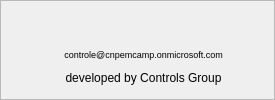
    <widget class="QFrame" name="frame_3">
     <property name="frameShape">
      <enum>QFrame::StyledPanel</enum>
     </property>
     <property name="frameShadow">
      <enum>QFrame::Raised</enum>
     </property>
     <layout class="QGridLayout" name="gridLayout_3">
      <item row="0" column="1" rowspan="3">
       <widget class="QLabel" name="label_3">
        <property name="text">
         <string>&lt;html&gt;&lt;head/&gt;&lt;body&gt;&lt;p&gt;&lt;img src=&quot;images/LNLS.png&quot;/&gt;&lt;/p&gt;&lt;/body&gt;&lt;/html&gt;</string>
        </property>
       </widget>
      </item>
      <item row="1" column="4">
       <widget class="QLabel" name="label_294">
        <property name="maximumSize">
         <size>
          <width>16777215</width>
          <height>15</height>
         </size>
        </property>
        <property name="palette">
         <palette>
          <active>
           <colorrole role="WindowText">
            <brush brushstyle="SolidPattern">
             <color alpha="255">
              <red>0</red>
              <green>0</green>
              <blue>255</blue>
             </color>
            </brush>
           </colorrole>
           <colorrole role="Button">
            <brush brushstyle="SolidPattern">
             <color alpha="255">
              <red>239</red>
              <green>235</green>
              <blue>231</blue>
             </color>
            </brush>
           </colorrole>
           <colorrole role="Light">
            <brush brushstyle="SolidPattern">
             <color alpha="255">
              <red>255</red>
              <green>255</green>
              <blue>255</blue>
             </color>
            </brush>
           </colorrole>
           <colorrole role="Midlight">
            <brush brushstyle="SolidPattern">
             <color alpha="255">
              <red>247</red>
              <green>245</green>
              <blue>243</blue>
             </color>
            </brush>
           </colorrole>
           <colorrole role="Dark">
            <brush brushstyle="SolidPattern">
             <color alpha="255">
              <red>119</red>
              <green>117</green>
              <blue>115</blue>
             </color>
            </brush>
           </colorrole>
           <colorrole role="Mid">
            <brush brushstyle="SolidPattern">
             <color alpha="255">
              <red>159</red>
              <green>157</green>
              <blue>154</blue>
             </color>
            </brush>
           </colorrole>
           <colorrole role="BrightText">
            <brush brushstyle="SolidPattern">
             <color alpha="255">
              <red>255</red>
              <green>255</green>
              <blue>255</blue>
             </color>
            </brush>
           </colorrole>
           <colorrole role="ButtonText">
            <brush brushstyle="SolidPattern">
             <color alpha="255">
              <red>0</red>
              <green>0</green>
              <blue>0</blue>
             </color>
            </brush>
           </colorrole>
           <colorrole role="Base">
            <brush brushstyle="SolidPattern">
             <color alpha="255">
              <red>255</red>
              <green>255</green>
              <blue>255</blue>
             </color>
            </brush>
           </colorrole>
           <colorrole role="Window">
            <brush brushstyle="SolidPattern">
             <color alpha="255">
              <red>239</red>
              <green>235</green>
              <blue>231</blue>
             </color>
            </brush>
           </colorrole>
           <colorrole role="Shadow">
            <brush brushstyle="SolidPattern">
             <color alpha="255">
              <red>0</red>
              <green>0</green>
              <blue>0</blue>
             </color>
            </brush>
           </colorrole>
           <colorrole role="AlternateBase">
            <brush brushstyle="SolidPattern">
             <color alpha="255">
              <red>247</red>
              <green>245</green>
              <blue>243</blue>
             </color>
            </brush>
           </colorrole>
           <colorrole role="ToolTipBase">
            <brush brushstyle="SolidPattern">
             <color alpha="255">
              <red>255</red>
              <green>255</green>
              <blue>220</blue>
             </color>
            </brush>
           </colorrole>
           <colorrole role="ToolTipText">
            <brush brushstyle="SolidPattern">
             <color alpha="255">
              <red>0</red>
              <green>0</green>
              <blue>0</blue>
             </color>
            </brush>
           </colorrole>
          </active>
          <inactive>
           <colorrole role="WindowText">
            <brush brushstyle="SolidPattern">
             <color alpha="255">
              <red>0</red>
              <green>0</green>
              <blue>0</blue>
             </color>
            </brush>
           </colorrole>
           <colorrole role="Button">
            <brush brushstyle="SolidPattern">
             <color alpha="255">
              <red>239</red>
              <green>235</green>
              <blue>231</blue>
             </color>
            </brush>
           </colorrole>
           <colorrole role="Light">
            <brush brushstyle="SolidPattern">
             <color alpha="255">
              <red>255</red>
              <green>255</green>
              <blue>255</blue>
             </color>
            </brush>
           </colorrole>
           <colorrole role="Midlight">
            <brush brushstyle="SolidPattern">
             <color alpha="255">
              <red>247</red>
              <green>245</green>
              <blue>243</blue>
             </color>
            </brush>
           </colorrole>
           <colorrole role="Dark">
            <brush brushstyle="SolidPattern">
             <color alpha="255">
              <red>119</red>
              <green>117</green>
              <blue>115</blue>
             </color>
            </brush>
           </colorrole>
           <colorrole role="Mid">
            <brush brushstyle="SolidPattern">
             <color alpha="255">
              <red>159</red>
              <green>157</green>
              <blue>154</blue>
             </color>
            </brush>
           </colorrole>
           <colorrole role="BrightText">
            <brush brushstyle="SolidPattern">
             <color alpha="255">
              <red>255</red>
              <green>255</green>
              <blue>255</blue>
             </color>
            </brush>
           </colorrole>
           <colorrole role="ButtonText">
            <brush brushstyle="SolidPattern">
             <color alpha="255">
              <red>0</red>
              <green>0</green>
              <blue>0</blue>
             </color>
            </brush>
           </colorrole>
           <colorrole role="Base">
            <brush brushstyle="SolidPattern">
             <color alpha="255">
              <red>255</red>
              <green>255</green>
              <blue>255</blue>
             </color>
            </brush>
           </colorrole>
           <colorrole role="Window">
            <brush brushstyle="SolidPattern">
             <color alpha="255">
              <red>239</red>
              <green>235</green>
              <blue>231</blue>
             </color>
            </brush>
           </colorrole>
           <colorrole role="Shadow">
            <brush brushstyle="SolidPattern">
             <color alpha="255">
              <red>0</red>
              <green>0</green>
              <blue>0</blue>
             </color>
            </brush>
           </colorrole>
           <colorrole role="AlternateBase">
            <brush brushstyle="SolidPattern">
             <color alpha="255">
              <red>247</red>
              <green>245</green>
              <blue>243</blue>
             </color>
            </brush>
           </colorrole>
           <colorrole role="ToolTipBase">
            <brush brushstyle="SolidPattern">
             <color alpha="255">
              <red>255</red>
              <green>255</green>
              <blue>220</blue>
             </color>
            </brush>
           </colorrole>
           <colorrole role="ToolTipText">
            <brush brushstyle="SolidPattern">
             <color alpha="255">
              <red>0</red>
              <green>0</green>
              <blue>0</blue>
             </color>
            </brush>
           </colorrole>
          </inactive>
          <disabled>
           <colorrole role="WindowText">
            <brush brushstyle="SolidPattern">
             <color alpha="255">
              <red>119</red>
              <green>117</green>
              <blue>115</blue>
             </color>
            </brush>
           </colorrole>
           <colorrole role="Button">
            <brush brushstyle="SolidPattern">
             <color alpha="255">
              <red>239</red>
              <green>235</green>
              <blue>231</blue>
             </color>
            </brush>
           </colorrole>
           <colorrole role="Light">
            <brush brushstyle="SolidPattern">
             <color alpha="255">
              <red>255</red>
              <green>255</green>
              <blue>255</blue>
             </color>
            </brush>
           </colorrole>
           <colorrole role="Midlight">
            <brush brushstyle="SolidPattern">
             <color alpha="255">
              <red>247</red>
              <green>245</green>
              <blue>243</blue>
             </color>
            </brush>
           </colorrole>
           <colorrole role="Dark">
            <brush brushstyle="SolidPattern">
             <color alpha="255">
              <red>119</red>
              <green>117</green>
              <blue>115</blue>
             </color>
            </brush>
           </colorrole>
           <colorrole role="Mid">
            <brush brushstyle="SolidPattern">
             <color alpha="255">
              <red>159</red>
              <green>157</green>
              <blue>154</blue>
             </color>
            </brush>
           </colorrole>
           <colorrole role="BrightText">
            <brush brushstyle="SolidPattern">
             <color alpha="255">
              <red>255</red>
              <green>255</green>
              <blue>255</blue>
             </color>
            </brush>
           </colorrole>
           <colorrole role="ButtonText">
            <brush brushstyle="SolidPattern">
             <color alpha="255">
              <red>119</red>
              <green>117</green>
              <blue>115</blue>
             </color>
            </brush>
           </colorrole>
           <colorrole role="Base">
            <brush brushstyle="SolidPattern">
             <color alpha="255">
              <red>239</red>
              <green>235</green>
              <blue>231</blue>
             </color>
            </brush>
           </colorrole>
           <colorrole role="Window">
            <brush brushstyle="SolidPattern">
             <color alpha="255">
              <red>239</red>
              <green>235</green>
              <blue>231</blue>
             </color>
            </brush>
           </colorrole>
           <colorrole role="Shadow">
            <brush brushstyle="SolidPattern">
             <color alpha="255">
              <red>0</red>
              <green>0</green>
              <blue>0</blue>
             </color>
            </brush>
           </colorrole>
           <colorrole role="AlternateBase">
            <brush brushstyle="SolidPattern">
             <color alpha="255">
              <red>239</red>
              <green>235</green>
              <blue>231</blue>
             </color>
            </brush>
           </colorrole>
           <colorrole role="ToolTipBase">
            <brush brushstyle="SolidPattern">
             <color alpha="255">
              <red>255</red>
              <green>255</green>
              <blue>220</blue>
             </color>
            </brush>
           </colorrole>
           <colorrole role="ToolTipText">
            <brush brushstyle="SolidPattern">
             <color alpha="255">
              <red>0</red>
              <green>0</green>
              <blue>0</blue>
             </color>
            </brush>
           </colorrole>
          </disabled>
         </palette>
        </property>
        <property name="font">
         <font>
          <pointsize>7</pointsize>
         </font>
        </property>
        <property name="text">
         <string>controle@cnpemcamp.onmicrosoft.com</string>
        </property>
        <property name="alignment">
         <set>Qt::AlignCenter</set>
        </property>
       </widget>
      </item>
      <item row="2" column="4">
       <widget class="QLabel" name="label_296">
        <property name="maximumSize">
         <size>
          <width>16777215</width>
          <height>20</height>
         </size>
        </property>
        <property name="text">
         <string>developed by Controls Group</string>
        </property>
        <property name="alignment">
         <set>Qt::AlignCenter</set>
        </property>
       </widget>
      </item>
      <item row="0" column="5">
       <spacer name="horizontalSpacer">
        <property name="orientation">
         <enum>Qt::Horizontal</enum>
        </property>
        <property name="sizeHint" stdset="0">
         <size>
          <width>40</width>
          <height>20</height>
         </size>
        </property>
       </spacer>
      </item>
      <item row="0" column="3" colspan="2">
       <widget class="QLabel" name="label_2">
        <property name="text">
         <string>&lt;html&gt;&lt;head/&gt;&lt;body&gt;&lt;p&gt;&lt;img src=&quot;images/CNPEM.jpg&quot;/&gt;&lt;/p&gt;&lt;/body&gt;&lt;/html&gt;</string>
        </property>
       </widget>
      </item>
      <item row="0" column="0">
       <spacer name="horizontalSpacer_2">
        <property name="orientation">
         <enum>Qt::Horizontal</enum>
        </property>
        <property name="sizeHint" stdset="0">
         <size>
          <width>40</width>
          <height>20</height>
         </size>
        </property>
       </spacer>
      </item>
     </layout>
    </widget>
